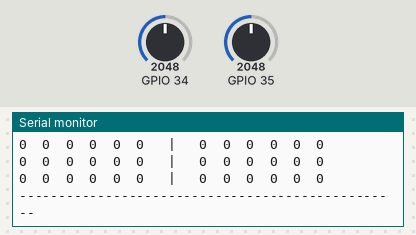
Simulated run of this sketch. Board: ESP32. On the bench: the last lines printed to the serial monitor. The test bench sets the inputs (shaded band); at power-on: GPIO 34 = 2048, GPIO 35 = 2048 (analog values on the 0–4095 scale).

Above: at 2.2 s.
2.3 s: GPIO 34 set to 2512
At 3.0 s:
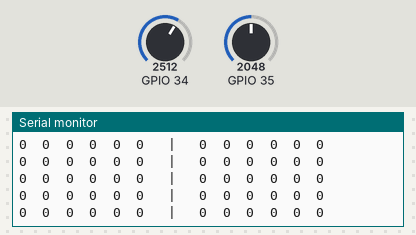
5.3 s: GPIO 34 set to 2592
At 6.0 s:
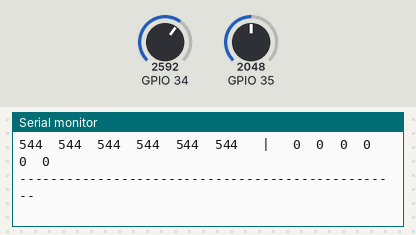
6.8 s: GPIO 35 set to 2391
9.8 s: GPIO 35 set to 2479
At 10.4 s:
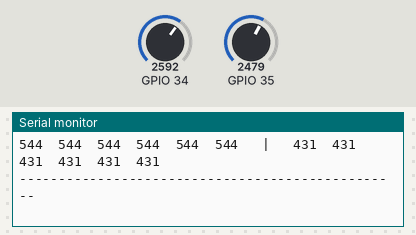
11.3 s: GPIO 34 set to 3003
At 12.4 s:
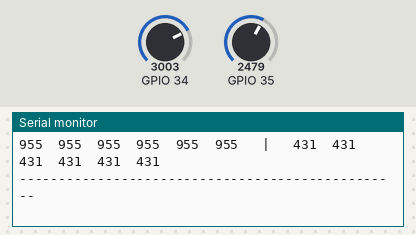
14.3 s: GPIO 34 set to 3074
At 15.2 s:
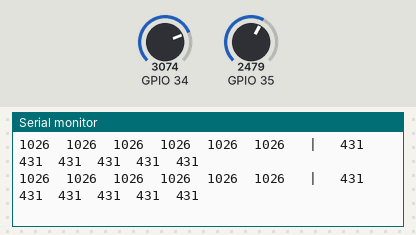
Timing chart, 0 to 16.8 s (numbered marks = the images above; inputs shaded):
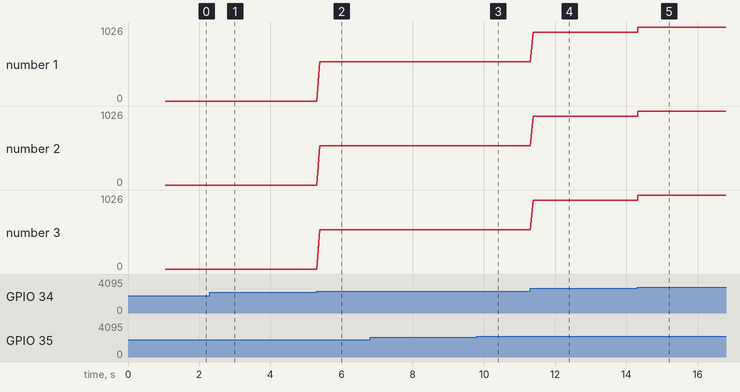

The sketch:

Sensor2MatrizAtt.ino
```cpp
#include <Arduino.h>

// ==========================
// Configurações de Threshold
// ==========================
const int THRESHOLD = 500; // Qualquer leitura abaixo de 500 será zerada
const int THRESHOLD2 = 400; // Qualquer leitura abaixo de 300 será zerada

// ==========================
// Linhas separadas (12 pinos)
// ==========================
int linhas1[6] = {16, 17, 18, 19, 21, 22};       // Matriz 1
int linhas2[6] = {4, 23, 5, 25, 26, 27};          // Matriz 2

// ==========================
// MUX 74HC4067 (S0..S3) compartilhados
// ==========================
const int S0 = 32;
const int S1 = 33;
const int S2 = 14;
const int S3 = 12;

// COM de cada mux (um por matriz)
const int SIG1 = 34;   // Matriz 1 (ADC1 - Input Only)
const int SIG2 = 35;   // Matriz 2 (ADC1 - Input Only)

// Canais do 4067 usados nas 6 colunas
int canais[6] = {0, 1, 2, 3, 4, 5};

// Baselines da estrutura
int baseline1[6][6];
int baseline2[6][6];
bool calibrado = false;

// Seleciona canal do mux
void setCanal(int ch) {
  digitalWrite(S0, (ch & 1) ? HIGH : LOW);
  digitalWrite(S1, (ch & 2) ? HIGH : LOW);
  digitalWrite(S2, (ch & 4) ? HIGH : LOW);
  digitalWrite(S3, (ch & 8) ? HIGH : LOW);
}

// Leitura estável
int lerEstavel(int pin) {
  analogRead(pin);
  delayMicroseconds(50);
  return analogRead(pin);
}

void calibrarBaseline() {
  Serial.println("Calibrando baseline... NAO PRESSIONE OS SENSORES");
  delay(1000);

  for (int l = 0; l < 6; l++) {
    for (int i = 0; i < 6; i++) {
      pinMode(linhas1[i], INPUT);
      pinMode(linhas2[i], INPUT);
    }

    pinMode(linhas1[l], OUTPUT);
    digitalWrite(linhas1[l], HIGH);
    pinMode(linhas2[l], OUTPUT);
    digitalWrite(linhas2[l], HIGH);

    delayMicroseconds(500);

    for (int c = 0; c < 6; c++) {
      setCanal(canais[c]);
      delayMicroseconds(100);
      baseline1[l][c] = lerEstavel(SIG1);
      baseline2[l][c] = lerEstavel(SIG2);
    }

    pinMode(linhas1[l], INPUT);
    pinMode(linhas2[l], INPUT);
  }

  Serial.println("Baseline capturado com sucesso!");
  calibrado = true;
}

void setup() {
  Serial.begin(115200);

  analogReadResolution(12); // 0 a 4095
  analogSetAttenuation(ADC_11db);

  pinMode(S0, OUTPUT);
  pinMode(S1, OUTPUT);
  pinMode(S2, OUTPUT);
  pinMode(S3, OUTPUT);

  for (int i = 0; i < 6; i++) {
    pinMode(linhas1[i], INPUT);
    pinMode(linhas2[i], INPUT);
  }

  calibrarBaseline();
}

void loop() {
  if (!calibrado) return;

  int m1[6][6];
  int m2[6][6];

  for (int l = 0; l < 6; l++) {
    // Desativa todas as linhas (Hi-Z)
    for (int i = 0; i < 6; i++) {
      pinMode(linhas1[i], INPUT);
      pinMode(linhas2[i], INPUT);
    }

    // Ativa a linha atual das duas matrizes
    pinMode(linhas1[l], OUTPUT);
    digitalWrite(linhas1[l], HIGH);
    pinMode(linhas2[l], OUTPUT);
    digitalWrite(linhas2[l], HIGH);

    delayMicroseconds(300);

    for (int c = 0; c < 6; c++) {
      setCanal(canais[c]);
      delayMicroseconds(80);

      int val1 = lerEstavel(SIG1);
      int val2 = lerEstavel(SIG2);

      // Diferença em relação a baseline
      int d1 = val1 - baseline1[l][c];
      int d2 = val2 - baseline2[l][c];

      // Garante que não existam valores negativos
      if (d1 < 0) d1 = 0;
      if (d2 < 0) d2 = 0;

      // Aplicação do Threshold de 200
      if (d1 < THRESHOLD) {
        m1[l][c] = 0;
      } else {
        m1[l][c] = d1;
      }

      if (d2 < THRESHOLD2) {
        m2[l][c] = 0;
      } else {
        m2[l][c] = d2;
      }
    }

    // Volta a linha para alta impedância
    pinMode(linhas1[l], INPUT);
    pinMode(linhas2[l], INPUT);
  }

  // Visualização no Serial Monitor
  Serial.println(">> MATRIZ 1 | MATRIZ 2 <<");
  for (int l = 0; l < 6; l++) {
    // Exibe M1
    for (int c = 5; c >= 0; c--) {
      Serial.print(m1[l][c]);
      Serial.print("\t");
    }

    Serial.print(" |   ");

    // Exibe M2
    for (int c = 0; c < 6; c++) {
      Serial.print(m2[l][c]);
      Serial.print("\t");
    }
    Serial.println();
  }
  Serial.println("-------------------------------------------------");

  delay(50);
}
```

Measured:
- the behaviour switches between 2547 and 2548 on GPIO 34 (found by bisection; images 1 and 2)
- the behaviour switches between 3047 and 3048 on GPIO 34 (found by bisection; images 4 and 5)
- after the input at 5.3 s, the serial monitor: prints a new line after 0.09 s (image 2)
- after the input at 9.8 s, the serial monitor: prints a new line at once (image 3)
- after the input at 11.3 s, the serial monitor: prints a new line after 0.09 s (image 4)
- after the input at 14.3 s, the serial monitor: prints a new line at once (image 5)
- plotted number 1: 0 → 544 after the input at 5.3 s, 544 → 955 after the input at 11.3 s, 955 → 1026 after the input at 14.3 s
- plotted number 2: 0 → 544 after the input at 5.3 s, 544 → 955 after the input at 11.3 s, 955 → 1026 after the input at 14.3 s
